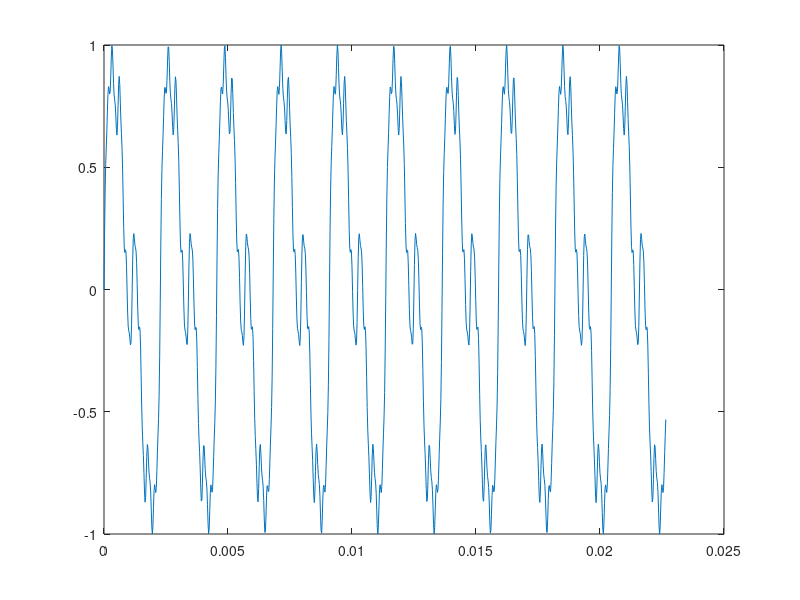

Reproduce this figure in MATLAB. (Note: this script raises an error after producing the figure.)
%% Sinus

clear
sf = 44100;
x = [0:1/sf:4.0];
sig = sin(2*pi*440*x);
sig = sig+sin(2*pi*440*2*x)./2;
sig = sig+sin(2*pi*440*4*x)./4;
sig = sig+sin(2*pi*440*8*x)./8;
sig = sig+sin(2*pi*440*16*x)./16;
%sig = sig+sin(2*pi*440*32*x)./32;
%sig = sig+sin(2*pi*440*64*x)./64;
%sig = sig+sin(2*pi*440*128*x)./128;
%sig = sig+sin(2*pi*440*256*x)./256;
sig = sig ./ max(abs(sig));
plot(x(1:1000),sig(1:1000));

%% Wiedergabe

sound(sig,sf)

%% Leistungsspektrum

[freq,p] = spektrum(sig,sf);
plot(freq/1000, 10*log10(p), 'k') 
xlabel('Frequency (kHz)') 
ylabel('Power (dB)')

%% Testmusik

clear
load handel
sound(y,Fs)

%% Floete

[flsig,fs,nbits] = wavread('wav/floete.wav');
[flspe,p] = spektrum(flsig,fs);
plot(flspe/1000, 10*log10(p), 'k') 
xlabel('Frequency (kHz)') 
ylabel('Power (dB)')

%% Wiedergabe

sound(flsig,fs);
